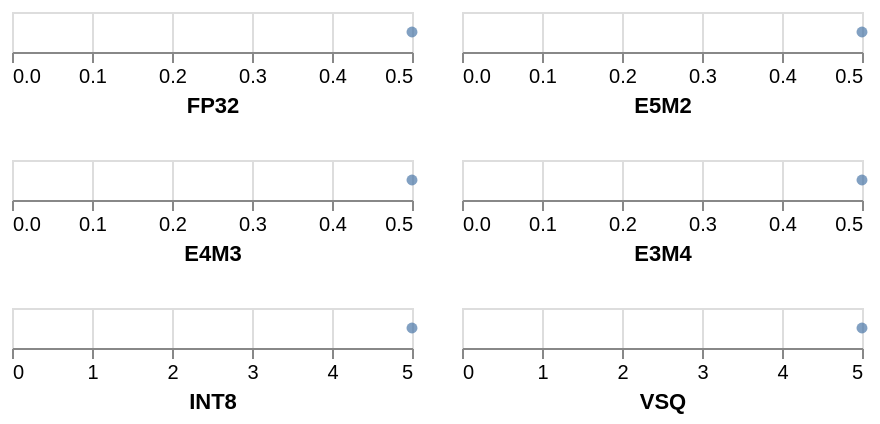

Vega-Lite specification for this chart:
### Vega specification from a JSON file in a GitHub repository (floating-point values rounded to 4 significant figures)
{"$schema": "https://vega.github.io/schema/vega/v5.json", "background": "white", "padding": 5, "data": [{"name": "data_FP32", "values": [{"value": 0.5, "type_": "FP32"}]}, {"name": "data_E5M2", "values": [{"value": 0.5, "type_": "E5M2"}]}, {"name": "data_E4M3", "values": [{"value": 0.5, "type_": "E4M3"}]}, {"name": "data_E3M4", "values": [{"value": 0.5, "type_": "E3M4"}]}, {"name": "data_INT8", "values": [{"value": 5, "type_": "INT8"}]}, {"name": "data_VSQ", "values": [{"value": 5, "type_": "VSQ"}]}], "signals": [{"name": "childWidth", "value": 200}, {"name": "childHeight", "value": 20}, {"name": "point_color", "value": "#4c78a8"}], "layout": {"padding": 20, "columns": 2, "bounds": "full", "align": "all"}, "marks": [{"type": "group", "name": "child__FP32_group", "style": "cell", "encode": {"update": {"width": {"signal": "childWidth"}, "height": {"signal": "childHeight"}}}, "signals": [{"name": "height", "update": "childHeight"}], "marks": [{"name": "child__FP32_marks", "type": "symbol", "style": ["point"], "from": {"data": "data_FP32"}, "encode": {"update": {"opacity": {"value": 0.7}, "fill": {"signal": "point_color"}, "ariaRoleDescription": {"value": "point"}, "description": {"signal": "\"datum.type_: \" + (format(datum[\"value\"], \"\"))"}, "x": {"scale": "child__FP32_x", "field": "value"}, "y": {"signal": "childHeight", "mult": 0.5}, "tooltip": [{"signal": "{\"value\":datum[\"value\"]}"}]}}}], "axes": [{"scale": "child__FP32_x", "orient": "bottom", "grid": true, "tickCount": {"signal": "ceil(childWidth/40)"}, "domain": false, "labels": false, "aria": false, "maxExtent": 0, "minExtent": 0, "ticks": false, "zindex": 0}, {"scale": "child__FP32_x", "orient": "bottom", "grid": false, "title": "FP32", "labelFlush": true, "labelOverlap": true, "tickCount": {"signal": "ceil(childWidth/40)"}, "zindex": 0}]}, {"type": "group", "name": "child__E5M2_group", "style": "cell", "encode": {"update": {"width": {"signal": "childWidth"}, "height": {"signal": "childHeight"}}}, "signals": [{"name": "height", "update": "childHeight"}], "marks": [{"name": "child__E5M2_marks", "type": "symbol", "style": ["point"], "from": {"data": "data_E5M2"}, "encode": {"update": {"opacity": {"value": 0.7}, "fill": {"signal": "point_color"}, "ariaRoleDescription": {"value": "point"}, "description": {"signal": "\"datum.type_: \" + (format(datum[\"value\"], \"\"))"}, "x": {"scale": "child__E5M2_x", "field": "value"}, "y": {"signal": "childHeight", "mult": 0.5}, "tooltip": [{"signal": "{\"value\":datum[\"value\"]}"}]}}}], "axes": [{"scale": "child__E5M2_x", "orient": "bottom", "grid": true, "tickCount": {"signal": "ceil(childWidth/40)"}, "domain": false, "labels": false, "aria": false, "maxExtent": 0, "minExtent": 0, "ticks": false, "zindex": 0}, {"scale": "child__E5M2_x", "orient": "bottom", "grid": false, "title": "E5M2", "labelFlush": true, "labelOverlap": true, "tickCount": {"signal": "ceil(childWidth/40)"}, "zindex": 0}]}, {"type": "group", "name": "child__E4M3_group", "style": "cell", "encode": {"update": {"width": {"signal": "childWidth"}, "height": {"signal": "childHeight"}}}, "signals": [{"name": "height", "update": "childHeight"}], "marks": [{"name": "child__E4M3_marks", "type": "symbol", "style": ["point"], "from": {"data": "data_E4M3"}, "encode": {"update": {"opacity": {"value": 0.7}, "fill": {"signal": "point_color"}, "ariaRoleDescription": {"value": "point"}, "description": {"signal": "\"datum.type_: \" + (format(datum[\"value\"], \"\"))"}, "x": {"scale": "child__E4M3_x", "field": "value"}, "y": {"signal": "childHeight", "mult": 0.5}, "tooltip": [{"signal": "{\"value\":datum[\"value\"]}"}]}}}], "axes": [{"scale": "child__E4M3_x", "orient": "bottom", "grid": true, "tickCount": {"signal": "ceil(childWidth/40)"}, "domain": false, "labels": false, "aria": false, "maxExtent": 0, "minExtent": 0, "ticks": false, "zindex": 0}, {"scale": "child__E4M3_x", "orient": "bottom", "grid": false, "title": "E4M3", "labelFlush": true, "labelOverlap": true, "tickCount": {"signal": "ceil(childWidth/40)"}, "zindex": 0}]}, {"type": "group", "name": "child__E3M4_group", "style": "cell", "encode": {"update": {"width": {"signal": "childWidth"}, "height": {"signal": "childHeight"}}}, "signals": [{"name": "height", "update": "childHeight"}], "marks": [{"name": "child__E3M4_marks", "type": "symbol", "style": ["point"], "from": {"data": "data_E3M4"}, "encode": {"update": {"opacity": {"value": 0.7}, "fill": {"signal": "point_color"}, "ariaRoleDescription": {"value": "point"}, "description": {"signal": "\"datum.type_: \" + (format(datum[\"value\"], \"\"))"}, "x": {"scale": "child__E3M4_x", "field": "value"}, "y": {"signal": "childHeight", "mult": 0.5}, "tooltip": [{"signal": "{\"value\":datum[\"value\"]}"}]}}}], "axes": [{"scale": "child__E3M4_x", "orient": "bottom", "grid": true, "tickCount": {"signal": "ceil(childWidth/40)"}, "domain": false, "labels": false, "aria": false, "maxExtent": 0, "minExtent": 0, "ticks": false, "zindex": 0}, {"scale": "child__E3M4_x", "orient": "bottom", "grid": false, "title": "E3M4", "labelFlush": true, "labelOverlap": true, "tickCount": {"signal": "ceil(childWidth/40)"}, "zindex": 0}]}, {"type": "group", "name": "child__INT8_group", "style": "cell", "encode": {"update": {"width": {"signal": "childWidth"}, "height": {"signal": "childHeight"}}}, "signals": [{"name": "height", "update": "childHeight"}], "marks": [{"name": "child__INT8_marks", "type": "symbol", "style": ["point"], "from": {"data": "data_INT8"}, "encode": {"update": {"opacity": {"value": 0.7}, "fill": {"signal": "point_color"}, "ariaRoleDescription": {"value": "point"}, "description": {"signal": "\"datum.type_: \" + (format(datum[\"value\"], \"\"))"}, "x": {"scale": "child__INT8_x", "field": "value"}, "y": {"signal": "childHeight", "mult": 0.5}, "tooltip": [{"signal": "{\"value\":datum[\"value\"]}"}]}}}], "axes": [{"scale": "child__INT8_x", "orient": "bottom", "grid": true, "tickCount": {"signal": "ceil(childWidth/40)"}, "domain": false, "labels": false, "aria": false, "maxExtent": 0, "minExtent": 0, "ticks": false, "zindex": 0}, {"scale": "child__INT8_x", "orient": "bottom", "grid": false, "title": "INT8", "labelFlush": true, "labelOverlap": true, "tickCount": {"signal": "ceil(childWidth/40)"}, "zindex": 0}]}, {"type": "group", "name": "child__VSQ_group", "style": "cell", "encode": {"update": {"width": {"signal": "childWidth"}, "height": {"signal": "childHeight"}}}, "signals": [{"name": "height", "update": "childHeight"}], "marks": [{"name": "child__VSQ_marks", "type": "symbol", "style": ["point"], "from": {"data": "data_VSQ"}, "encode": {"update": {"opacity": {"value": 0.7}, "fill": {"signal": "point_color"}, "ariaRoleDescription": {"value": "point"}, "description": {"signal": "\"datum.type_: \" + (format(datum[\"value\"], \"\"))"}, "x": {"scale": "child__VSQ_x", "field": "value"}, "y": {"signal": "childHeight", "mult": 0.5}, "tooltip": [{"signal": "{\"value\":datum[\"value\"]}"}]}}}], "axes": [{"scale": "child__VSQ_x", "orient": "bottom", "grid": true, "tickCount": {"signal": "ceil(childWidth/40)"}, "domain": false, "labels": false, "aria": false, "maxExtent": 0, "minExtent": 0, "ticks": false, "zindex": 0}, {"scale": "child__VSQ_x", "orient": "bottom", "grid": false, "title": "VSQ", "labelFlush": true, "labelOverlap": true, "tickCount": {"signal": "ceil(childWidth/40)"}, "zindex": 0}]}], "scales": [{"name": "child__FP32_x", "type": "linear", "domain": {"data": "data_FP32", "field": "value"}, "range": [0, {"signal": "childWidth"}], "nice": true, "zero": true}, {"name": "child__E5M2_x", "type": "linear", "domain": {"data": "data_E5M2", "field": "value"}, "range": [0, {"signal": "childWidth"}], "nice": true, "zero": true}, {"name": "child__E4M3_x", "type": "linear", "domain": {"data": "data_E4M3", "field": "value"}, "range": [0, {"signal": "childWidth"}], "nice": true, "zero": true}, {"name": "child__E3M4_x", "type": "linear", "domain": {"data": "data_E3M4", "field": "value"}, "range": [0, {"signal": "childWidth"}], "nice": true, "zero": true}, {"name": "child__INT8_x", "type": "linear", "domain": {"data": "data_INT8", "field": "value"}, "range": [0, {"signal": "childWidth"}], "nice": true, "zero": true}, {"name": "child__VSQ_x", "type": "linear", "domain": {"data": "data_VSQ", "field": "value"}, "range": [0, {"signal": "childWidth"}], "nice": true, "zero": true}]}
